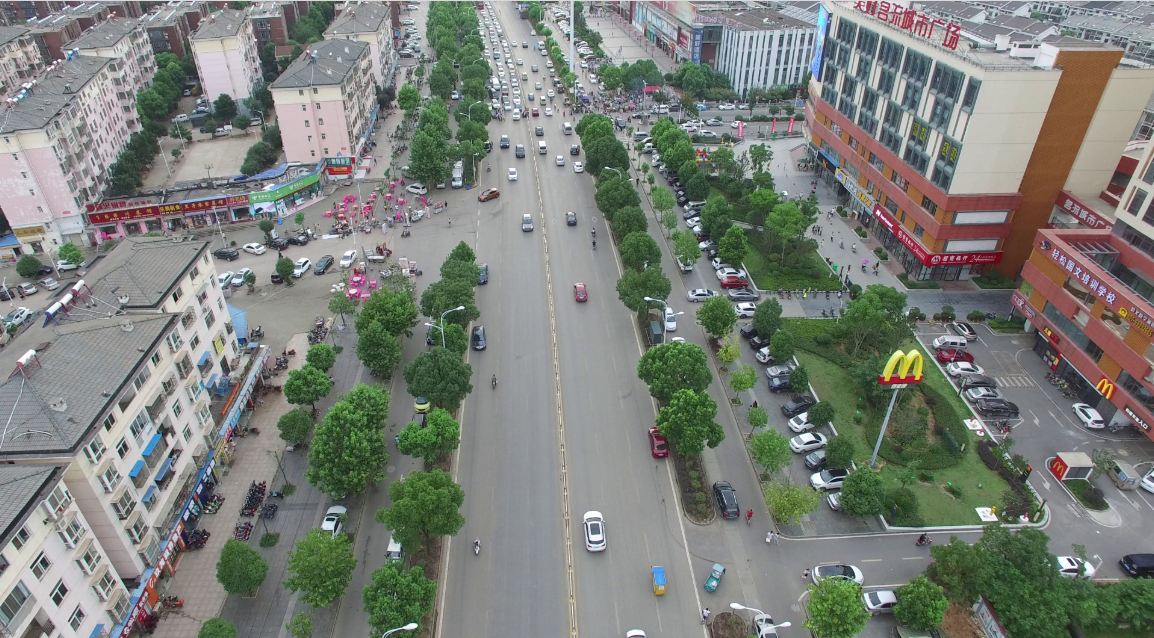
%> input picture BHT Proje/img.png, 1154 x 638 px
$ octave proje.m   (GNU Octave 9; MATLAB toolbox functions it lacks are replaced by stand-ins)
%> lines starting %> are read from the running program, lines starting %| are printed output that depends on the picture
clc;                   %Komut penceresi temizlendi
clear;                 %Önceki tüm değişkenler hafızadab silindi
close all;             %Açık olan tüm grafik pencereleri kapatıldı


dosya_adi = 'img.png'               %Görüntü yüklendi
img_orijinal = imread("img.png")    %Resim okundu
%> img_orijinal is the input picture: size 638x1154x3 uint8; mean R, G, B 123.3, 127.4, 120.9


if size(img_orijinal, 3) == 3          %Renkli resim (RGB) kullanıldığı için resim griye çevrildi
    img_gri = rgb2gray(img_orijinal);
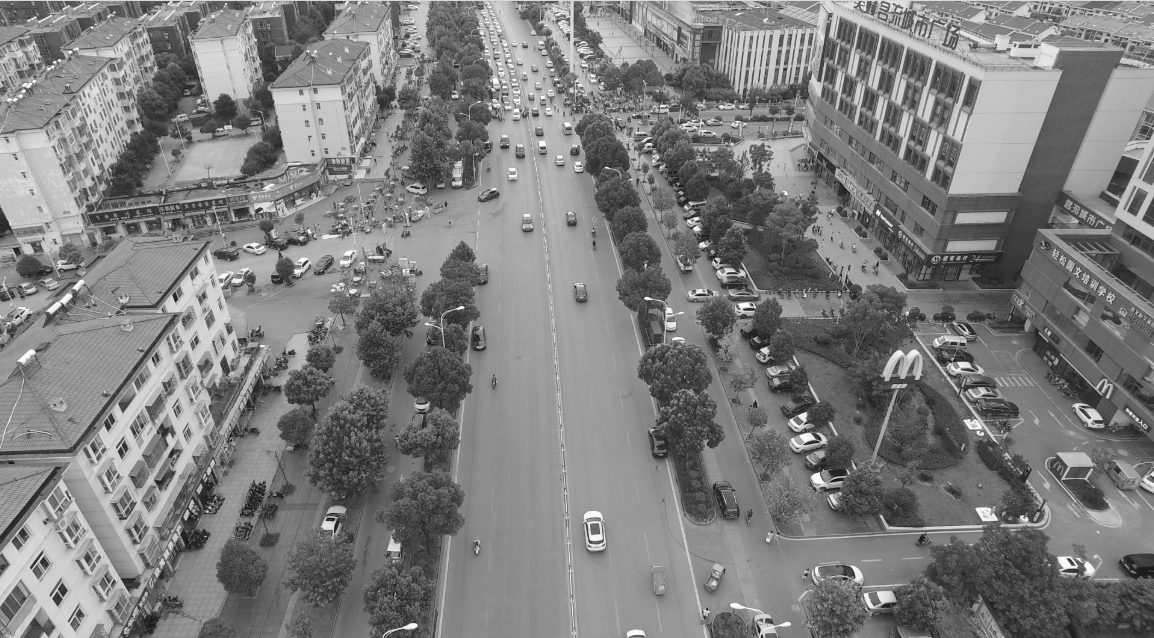
%> img_gri: size 638x1154 uint8; min 11, max 255, mean 125.4
else
    img_gri = img_orijinal;
end

figure;                               %Kontrol
imshow(img_gri);
title('Gri Seviye Görüntü')


gurultu_orani = 0.05;                    %Hataları simüle etmek için %5 oranında 'Tuz ve Biber' (Salt&Papper) gürültüsü eklendi
img_gurultulu = imnoise(img_gri, 'salt & pepper', gurultu_orani);
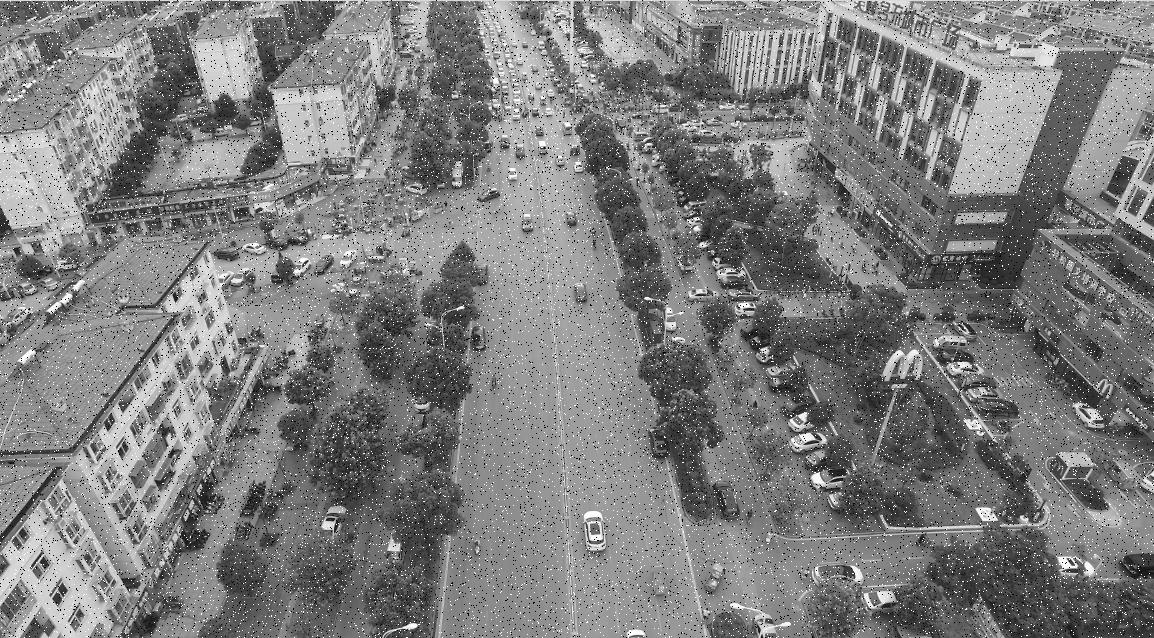
%> img_gurultulu: size 638x1154 uint8; min 0, max 255, mean 125.5

figure('Name', 'Gürültü Konrolü');

subplot(1, 2 ,1);
imshow(img_gri);
title('Orijinal Gri Görüntü');

subplot(1, 2, 2);
imshow(img_gurultulu);
title('Gürültülü Görüntü');


% Yöntem 1 -- Ortalama (Mean/ Averaging) Filtresi

filtre_cekirdegi = fspecial('average', [3 3]);
img_ortalama = imfilter(img_gurultulu, filtre_cekirdegi);

figure('Name', 'Ortalama Filtre Kontrolü');
imshow(img_ortalama);
title('Mean Filtresi Görüntüsü');

% Yöntem 2 -- Medyan (Median) Filtresi

img_medyan = medfilt2(img_gurultulu, [3 3]);

figure('Name', 'Medyan Filtre Kontrolü');
imshow(img_medyan);
title('Medyan Filtresi Görüntüsü');

% Yöntem 3 -- Gauss (Gaussian) Filtresi

sigma_degeri = 1;
img_gauss = imgaussfilt(img_gurultulu, sigma_degeri);

figure('Name', 'Gauss Filtre Kontrolü');
imshow(img_gauss);
title('Gauss Filtresi Görüntüsü');

%Analitik Başarı Metrikleri

% MSE Hesaplamaları

mse_ortalama = immse(img_ortalama, img_gri);
%> mse_ortalama = 279.2
mse_medyan = immse(img_medyan, img_gri);
%> mse_medyan = 141.1
mse_gauss = immse(img_gauss, img_gri);
%> mse_gauss = 227.2

% PSNR Hesaplamaları

psnr_ortalama = psnr(img_ortalama, img_gri);
%> psnr_ortalama = 23.67
psnr_medyan = psnr(img_medyan, img_gri);
%> psnr_medyan = 26.64
psnr_gauss = psnr(img_gauss, img_gri);
%> psnr_gauss = 24.57


%Sonuçları Gösterme

Filtre_Turu = {'Ortalama (Mean)'; 'Medtan (Medaian)'; 'Gaus (Gaussian)'};
MSE = [mse_ortalama; mse_medyan; mse_gauss];
%> MSE = [279.2; 141.1; 227.2]
PSNR = [psnr_ortalama; psnr_medyan; psnr_gauss];
%> PSNR = [23.67; 26.64; 24.57]

Sonuc_Tablosu = table(Filtre_Turu, MSE, PSNR)
%> Sonuc_Tablosu = 3 items; MSE and PSNR: 279.2 23.67, 141.1 26.64, 227.2 24.57

disp(Sonuc_Tablosu);

%Görselletştirme

figure('Color', [1 1 1], 'Position', [100, 100, 1100, 700]);

subplot(2, 3, 1);
imshow(img_gri);
title('1. Orjinal Görüntü', 'FontWeight', 'bold');

subplot(2, 3, 2);
imshow(img_gurultulu);
title('2. Gürültülü Görüntü', 'FontWeight', 'bold');

% Ortalama Filtre Sonucu
subplot(2, 3, 4);
imshow(img_ortalama);
title(sprintf('3. Ortalama Filtre\nPSNR: %.2f dB', psnr_ortalama));

% Medyan Filtre Sonucu
subplot(2, 3, 5);
imshow(img_medyan);
title(sprintf('4. Medyan Filtre\nPSNR: %.2f dB', psnr_medyan));

% Gauss Filtre Sonucu
subplot(2, 3, 6);
imshow(img_gauss);
title(sprintf('5. Gauss Filtresi\nPSNR: %.2f dB', psnr_gauss));
